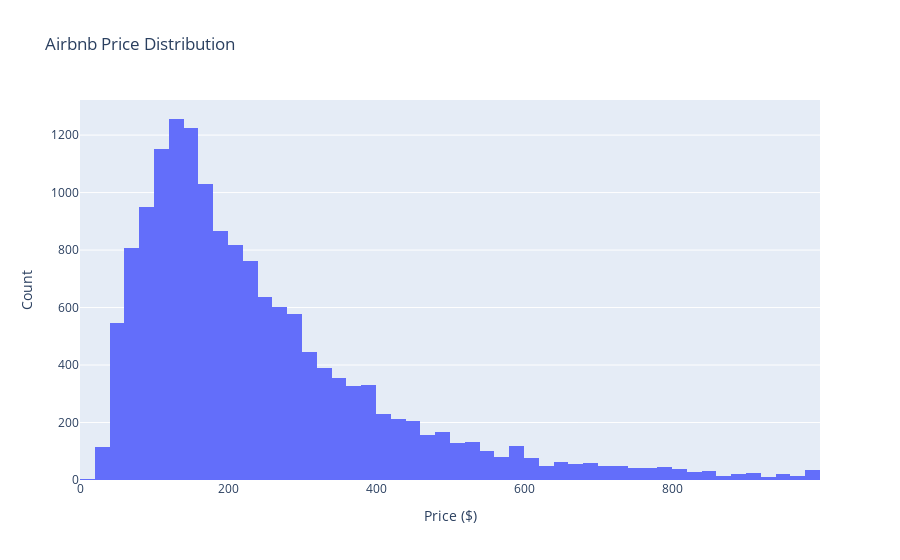

Source (notebook cell):
### Code cell
# Install nbformat if missing
import plotly.express as px

fig = px.histogram(df, x='price', nbins=50, title='Airbnb Price Distribution')
fig.update_layout(xaxis_title='Price ($)', yaxis_title='Count')
fig.show()

### Figure 1 — Plotly figure (JSON) as saved in the notebook; plotly's stock layout.template omitted (floating-point values rounded to 4 significant figures; data arrays with more than 128 entries replaced by an {"elided": "..."} marker saying what was removed)
{"data": [{"bingroup": "x", "hovertemplate": "price=%{x}<br>count=%{y}<extra></extra>", "legendgroup": "", "marker": {"color": "#636efa", "pattern": {"shape": ""}}, "name": "", "nbinsx": 50, "orientation": "v", "showlegend": false, "type": "histogram", "x": {"elided": "15490 float values"}, "xaxis": "x", "yaxis": "y"}], "layout": {"barmode": "relative", "legend": {"tracegroupgap": 0}, "title": {"text": "Airbnb Price Distribution"}, "xaxis": {"anchor": "y", "domain": [0, 1], "title": {"text": "Price ($)"}}, "yaxis": {"anchor": "x", "domain": [0, 1], "title": {"text": "Count"}}}}
